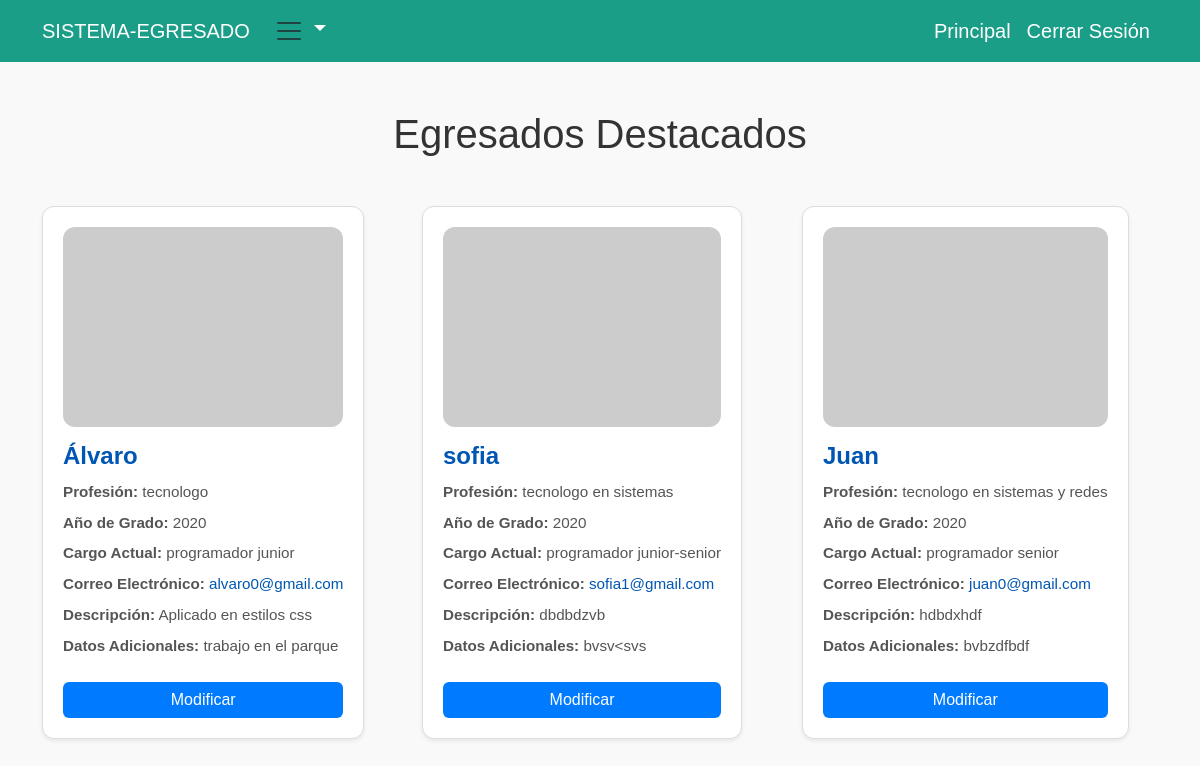
The page /egresadosDestacados/ (signed in) on the database as committed earlier.
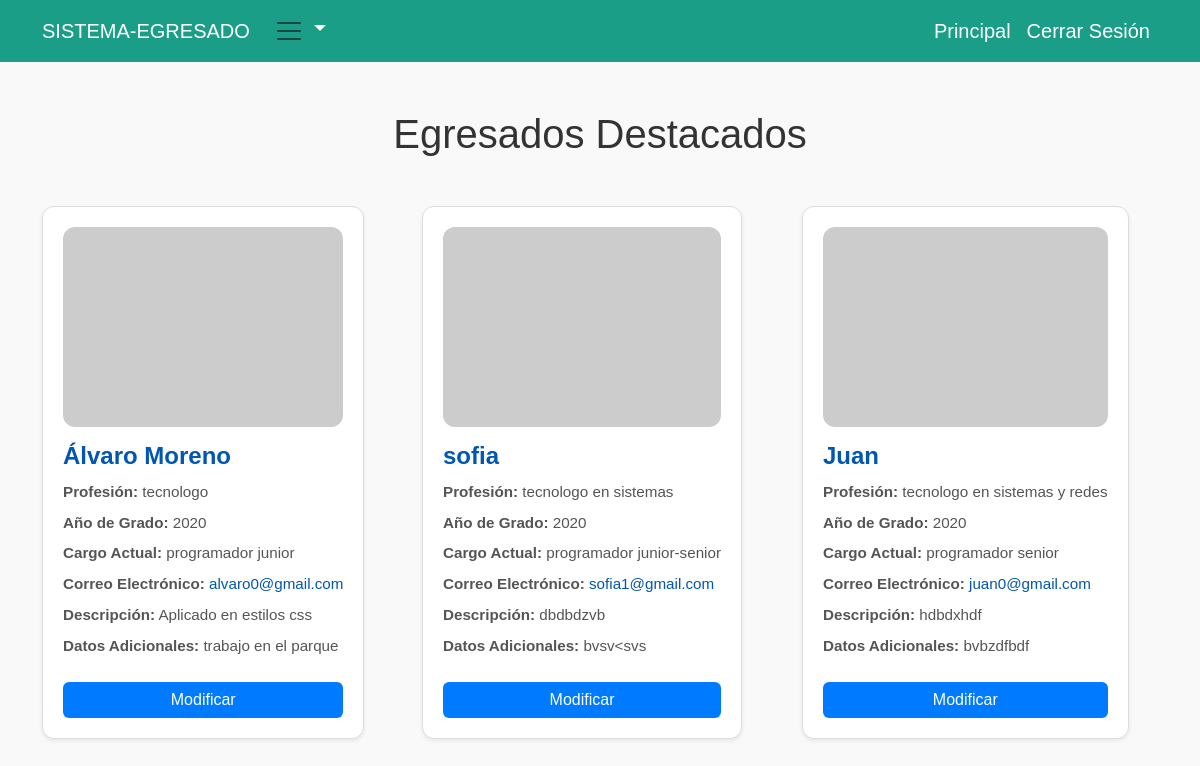
The same page on the database as committed later.
### login/models.py (models this page shows, shortened)
class Egresado(models.Model):
    nombre = models.CharField(max_length=100)
    imagen_url = models.URLField(max_length=500, null=True, blank=True)
    profesion = models.CharField(max_length=100)
    ano_grado = models.IntegerField()
    cargo_actual = models.CharField(max_length=100)
    correo = models.EmailField()
    descripcion = models.TextField()
    trayectoria = models.TextField()
    datos_adicionales = models.TextField()

### login/views.py (the view)
# urls.py: path('egresadosDestacados/', views.egresadosDestacados, name="egresadosDestacados" ),
@login_required
def egresadosDestacados(request):
    egresados = Egresado.objects.all()
    if request.method == "POST":
        if len(egresados) >= 3:
            messages.error(request, "No puedes agregar más de 3 egresados destacados.")
        else:
            form = EgresadoDestacadoForm(request.POST, request.FILES)
            if form.is_valid():
                form.save()
                messages.success(request, "Egresado destacado agregado correctamente.")
                return redirect('egresadosDestacados')
            else:
                messages.error(request, "Error al guardar el egresado destacado.")
    else:
        form = EgresadoDestacadoForm()
    return render(request, './vistasPrivadas/egresadosDestacados.html', {'egresados': egresados, 'form': form})

### login/templates/vistasPrivadas/egresadosDestacados.html (shortened to what this page needs)
{% extends 'base.html' %}
{% block content %}
<div class="container py-5">
    <h1 class="text-center mb-5">Egresados Destacados</h1>
    <div class="row row-cols-1 row-cols-md-3 g-4">
        {% for egresado in egresados %}
        <div class="col">
            <div class="profile-card shadow-sm d-flex flex-column">
                {% if egresado.imagen_url %}
                <img src="{{ egresado.imagen_url}}" alt="Imagen de {{ egresado.nombre }}" class="profile-image img-fluid">
                {% else %}
                <img src="https://via.placeholder.com/200" alt="Imagen no disponible" class="profile-image img-fluid">
                {% endif %}
                <div class="profile-content flex-grow-1 d-flex flex-column">
                    <h2 class="profile-name">{{ egresado.nombre }}</h2>
                    <p class="profile-profession"><strong>Profesión:</strong> {{ egresado.profesion }}</p>
                    <p class="profile-year"><strong>Año de Grado:</strong> {{ egresado.ano_grado }}</p>
                    <p class="profile-position"><strong>Cargo Actual:</strong> {{ egresado.cargo_actual }}</p>
                    <p class="profile-email">
                        <strong>Correo Electrónico:</strong>
                        <a href="mailto:{{ egresado.correo }}">{{ egresado.correo }}</a>
                    </p>
                    <p class="profile-description"><strong>Descripción:</strong> {{ egresado.descripcion }}</p>
                    <p class="profile-date"><strong>Datos Adicionales:</strong> {{ egresado.datos_adicionales }}</p>
                </div>
                <button class="btn btn-primary mt-3" onclick="window.location.href='{% url 'editar_egresado' egresado.id %}'">Modificar</button>
            </div>
        </div>
        {% empty %}
        <p class="text-center text-muted">No hay egresados destacados aún. Puedes agregar hasta tres.</p>
        {% endfor %}
    </div>
</div>
{% endblock %}

### login/templates/base.html (shortened to what this page needs)
<!DOCTYPE html>
<html lang="en">
<head>
    <link rel="stylesheet" href="https://cdn.jsdelivr.net/npm/bootstrap@5.3.3/dist/css/bootstrap.min.css">
</head>
<body>
    <nav class="navbar navbar-expand-lg" style="background-color: #1B9E88;">
        <div class="container">
          <a class="navbar-brand" href="{% url 'home' %}" style="color: white; font: 20px verdana, sans-serif;">SISTEMA-EGRESADO</a>
          <div class="navbar-collapse" id="navbarNav">
            <ul class="navbar-nav">
                <li class="nav-item dropdown">
                    <a class="nav-link dropdown-toggle" href="#" id="navbarDropdown" role="button" data-bs-toggle="dropdown" aria-expanded="false" style="color: white; font: 20px verdana, sans-serif;">
                        <span class="navbar-toggler-icon"></span>
                    </a>
              </li>
            </ul>
            <ul class="navbar-nav ms-auto">
                {% if user.is_authenticated %}
                    <li class="nav-item">
                        <a class="nav-link" href="{% url 'home' %}" style="color: white; font: 20px verdana, sans-serif;">Principal</a>
                    </li>
                    <li class="nav-item">
                        <a class="nav-link" href="{% url 'logout' %}" style="color: white; font: 20px verdana, sans-serif;">Cerrar Sesión</a>
                    </li>
                {% endif %}
            </ul>
          </div>
        </div>
      </nav>
    {% block content %}
    {% endblock %}
</body>
</html>

### login/templates/base.html (style rules this page uses)
.navbar-nav .nav-item { margin-left: auto; }
.navbar-collapse { display: flex !important; }

### login/templates/vistasPrivadas/egresadosDestacados.html (style rules this page uses)
body { font-family: 'Poppins', sans-serif; background-color: #f9f9f9; color: #333; }
.row-cols-md-3 > .col { display: flex; }
.profile-card { background-color: #fff; border-radius: 12px; border: 1px solid #ddd; padding: 20px; text-align: left; display: flex; flex-direction: column; justify-content: space-between; transition: transform 0.3s ease, box-shadow 0.3s ease; }
.profile-image { width: 100%; max-height: 200px; border-radius: 12px; object-fit: cover; margin-bottom: 15px; }
.profile-content { flex-grow: 1; }
.profile-name { font-size: 1.5rem; font-weight: bold; color: #0056b3; margin-bottom: 10px; }
.profile-profession, .profile-year, .profile-position, .profile-email, .profile-description, .profile-date { font-size: 0.95rem; margin-bottom: 8px; color: #555; }
.profile-email a { color: #0056b3; text-decoration: none; }
.btn-primary { background-color: #007bff; border: none; transition: background-color 0.3s ease; }

Rows that differ between the two databases and show on the page:
changed Egresado "tecnologo": nombre "Álvaro" → "Álvaro Moreno"
